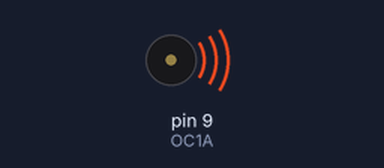
Simulated run of this sketch. Board: Arduino Uno, built with avr-gcc and run on an emulated ATmega328P. On the bench: buzzer (waves = sounding). What the sketch prints to the serial monitor is not drawn.

Above: at 0.5 s.
Timing chart, 0 to 3.0 s (numbered marks = the images above):
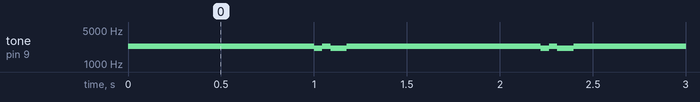

The sketch:

RTTY_transmitter1.ino
```cpp
  int* generateSequence(char c);
void sendSequence(int* sequence);

  //TCCR1A is timer register A, TCCR1B is timer register B
    //Setting both registers to 0 initially (acts like a clear/reset)
    //Setting WGM12 to 1 sets mode to CTC, counter counts up until it
    //reaches OCR1A then resets- better control of output frequency datasheet says
    //CS10 bit selects a clock with no prescaling- makes frequency calculation easier
    //OCR1A value chosen based off formula  f = f_clock/(2*N*(1+OCR1A)) where N is the
    //prescale factor
    //made small adjustments to make more accurate after starting with baseline calculation
    //Clock runs at 16MHz
    //hello world hello
  const char startBit = 0;
  const char stopBit = 1;
  const unsigned int bitDuration = 22000;  //22000 micro or 22 milli
  //01100001
  //int sequence[10] = {startBit, 0, 1, 1, 0, 0, 0, 0, 1, stopBit};   //ASCII code for 'a'
  const char string[] = "a";
  const int markFreq = 3482;  //measured to be about 2295Hz
  const int spaceFreq = 3761; //measured to be about 2125Hz;
  int bitIndex = 0;

  void setup() {

    Serial.begin(9600);
    Serial.print('\n');
    for (int i = 0; i < strlen(string); i++) {
        char c = string[i];
        int* s = generateSequence(c);

        Serial.print("'");
        Serial.print(c);
        Serial.print("' (");
        Serial.print((uint8_t)c);
        Serial.print("): ");

        for (int j = 0; j < 10; j++) {
            Serial.print(s[j]);
            Serial.print(" ");
        }
        Serial.println();
    }
  bool FreqSelector = true; //true for 2295 false for 2125
  int freq;
  if(FreqSelector)
  {
    freq = 3482;
  }
  else{
    freq = 3761;
  }
    // put your setup code here, to run once:

        pinMode(9, OUTPUT);  // OC1A


  //TCCR1 used to set up waveform generation
    TCCR1A = 0;
    TCCR1B = 0;

    //Toggle OC1A on compare match
    TCCR1A |= (1 << COM1A0);   // COM1A1 = 0, COM1A0 = 1

    // CTC mode (TOP = OCR1A)
    TCCR1B |= (1 << WGM12);    //WGM13 = 0, WGM12 = 1, WGM11 = 0, WGM10 = 0

    // No prescaler (N = 1)
    TCCR1B |= (1 << CS10);

    OCR1A = freq;
      // TCCR1A = 0;   // Clear control register A (WGM11=0, WGM10=0)
      // TCCR1B = 0;   // Clear control register B (WGM13=0, WGM12=0, CS12=0, CS11=0, CS10=0)
      // //CTC mode
      // TCCR1B |= (1 << WGM12);

      // //prescale 64
      // TCCR1B |= (1 << CS11) | (1 << CS10);    //011 is the 64 prescale

      // // Set compare value for 22 ms
      // OCR1A = 5499;       //ticks = OCR1A + 1 = 5500

      // // Enable interrupt on compare match A
      // TIMSK1 |= (1 << OCIE1A);


    //TCCR1 for clock to send bits
  // TCCR2A = 0;
  // TCCR2B = 0;
  // // Toggle OC2A on compare match
  // TCCR2A |= (1 << COM2A0);
  // // CTC mode (TOP = OCR2A)
  // TCCR2A |= (1 << WGM21);   // WGM21 = 1, WGM20 = 0
  // // No prescaler
  // TCCR2B |= (1 << CS20);

  // OCR2A = freq;


  // OCR1A = 0;
  //   for(int i = 0; i<4;i++)
  //   {
  //     sendSequence();
  //   }
  // OCR1A = 0;
  }

  void loop() {
        TCCR1B |= (1 << CS10);   // start timer
    // put your main code here, to run repeatedly:
    OCR1A = markFreq;
    delay(1000);
    for (int i = 0; i < strlen(string); i++) {
        sendSequence(generateSequence(string[i]));
    }
        TCCR1B &= ~(1 << CS10);  // stop timer
  }

  // ISR(TIMER1_COMPA_vect) {
  //     // uint8_t bit = sequence[bitIndex];

  //     // if (bit == 1) {
  //     //     OCR2A = markFreq;
  //     // } else {
  //     //     OCR2A = spaceFreq;
  //     // }

  //     // bitIndex++;
  //     // if (bitIndex >= 10) {
  //     //     bitIndex = 0;  // loop sequence
  //     // }
  //     sendSequence();
  // }

  void sendSequence(int* sequence)
  {
    for(int i = 0; i<10; i++)
    {
        if(sequence[i] == 1)
        {
          OCR1A = markFreq;
        }
        else
          OCR1A = spaceFreq;
        delay(22);
    }
  }

  int* generateSequence(char c)
  {
     static int sequence[10] = {startBit,0,0,0,0,0,0,0,0,stopBit};
     uint8_t asciiVal = (uint8_t)c;
     for (int i = 8; i >= 1; i--) {
        sequence[i] = asciiVal % 2;
        asciiVal = asciiVal / 2;
      }

      return sequence;
  }
   
```

Measured:
- by itself, tone on pin 9 (OC1A): repeats every 1.2 s: 2127 Hz 0.04 s, 2297 Hz 0.04 s, 2127 Hz 0.09 s, 2297 Hz 1.0 s
